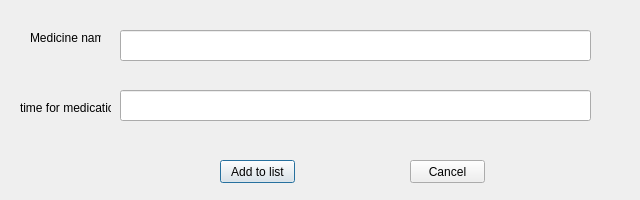
<?xml version="1.0" encoding="UTF-8"?>
<ui version="4.0">
 <class>Dialog</class>
 <widget class="QDialog" name="Dialog">
  <property name="geometry">
   <rect>
    <x>0</x>
    <y>0</y>
    <width>640</width>
    <height>200</height>
   </rect>
  </property>
  <property name="windowTitle">
   <string>Dialog</string>
  </property>
  <widget class="QLabel" name="medlab">
   <property name="geometry">
    <rect>
     <x>30</x>
     <y>30</y>
     <width>71</width>
     <height>16</height>
    </rect>
   </property>
   <property name="text">
    <string>Medicine name</string>
   </property>
  </widget>
  <widget class="QLabel" name="timelab">
   <property name="geometry">
    <rect>
     <x>20</x>
     <y>100</y>
     <width>91</width>
     <height>16</height>
    </rect>
   </property>
   <property name="text">
    <string>time for medication</string>
   </property>
  </widget>
  <widget class="QPushButton" name="add">
   <property name="geometry">
    <rect>
     <x>220</x>
     <y>160</y>
     <width>75</width>
     <height>23</height>
    </rect>
   </property>
   <property name="text">
    <string>Add to list</string>
   </property>
  </widget>
  <widget class="QPushButton" name="cancel">
   <property name="geometry">
    <rect>
     <x>410</x>
     <y>160</y>
     <width>75</width>
     <height>23</height>
    </rect>
   </property>
   <property name="text">
    <string>Cancel</string>
   </property>
  </widget>
  <widget class="QLabel" name="bgd">
   <property name="geometry">
    <rect>
     <x>0</x>
     <y>0</y>
     <width>641</width>
     <height>201</height>
    </rect>
   </property>
   <property name="text">
    <string/>
   </property>
   <property name="pixmap">
    <pixmap resource="medioresoures.qrc">:/project medio/bgd.png</pixmap>
   </property>
  </widget>
  <widget class="QLineEdit" name="mednameedit">
   <property name="geometry">
    <rect>
     <x>120</x>
     <y>30</y>
     <width>471</width>
     <height>31</height>
    </rect>
   </property>
  </widget>
  <widget class="QLineEdit" name="dateedit">
   <property name="geometry">
    <rect>
     <x>120</x>
     <y>90</y>
     <width>471</width>
     <height>31</height>
    </rect>
   </property>
  </widget>
  <zorder>bgd</zorder>
  <zorder>medlab</zorder>
  <zorder>timelab</zorder>
  <zorder>add</zorder>
  <zorder>cancel</zorder>
  <zorder>mednameedit</zorder>
  <zorder>dateedit</zorder>
 </widget>
 <resources>
  <include location="medioresoures.qrc"/>
 </resources>
 <connections/>
</ui>
